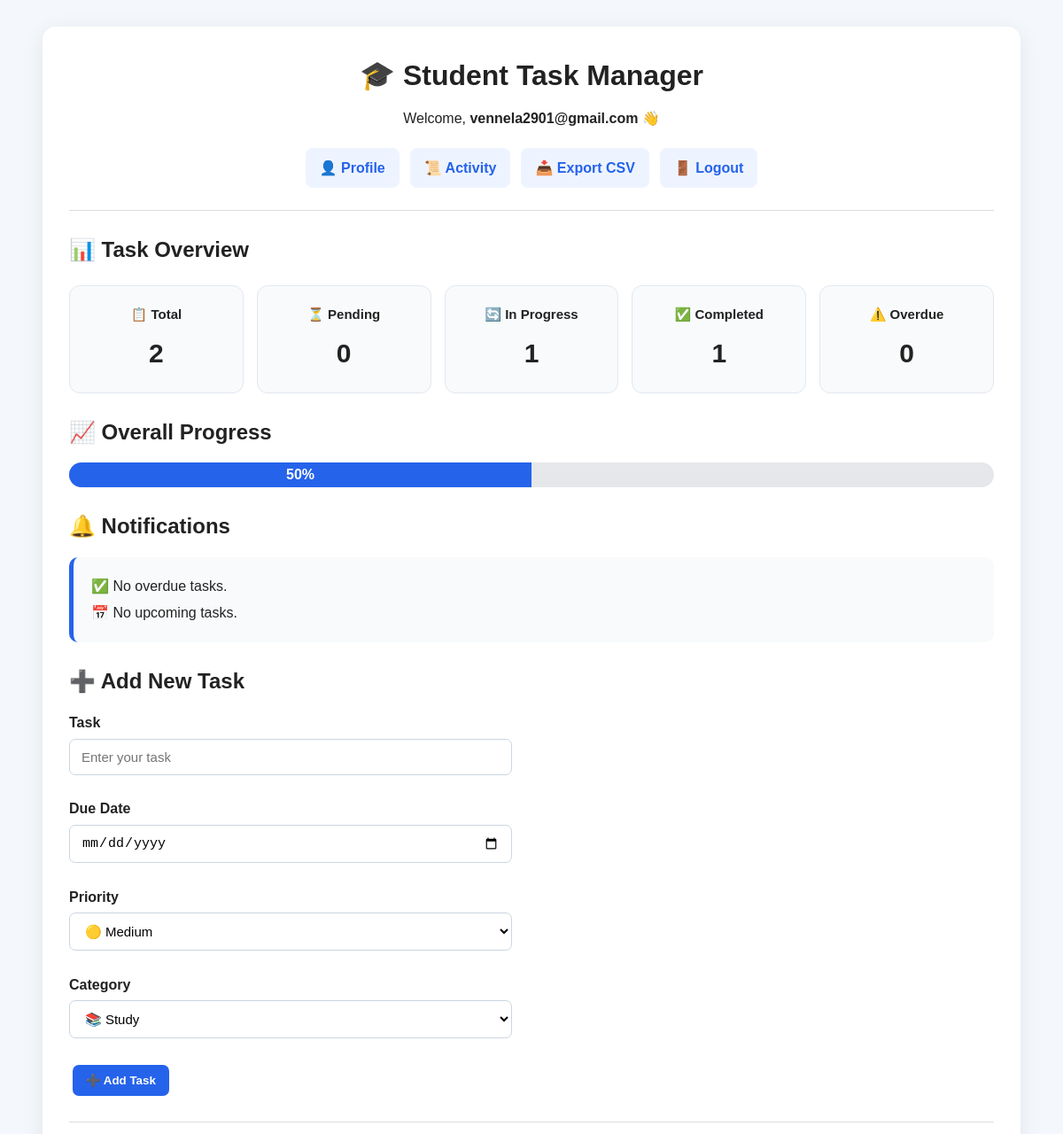
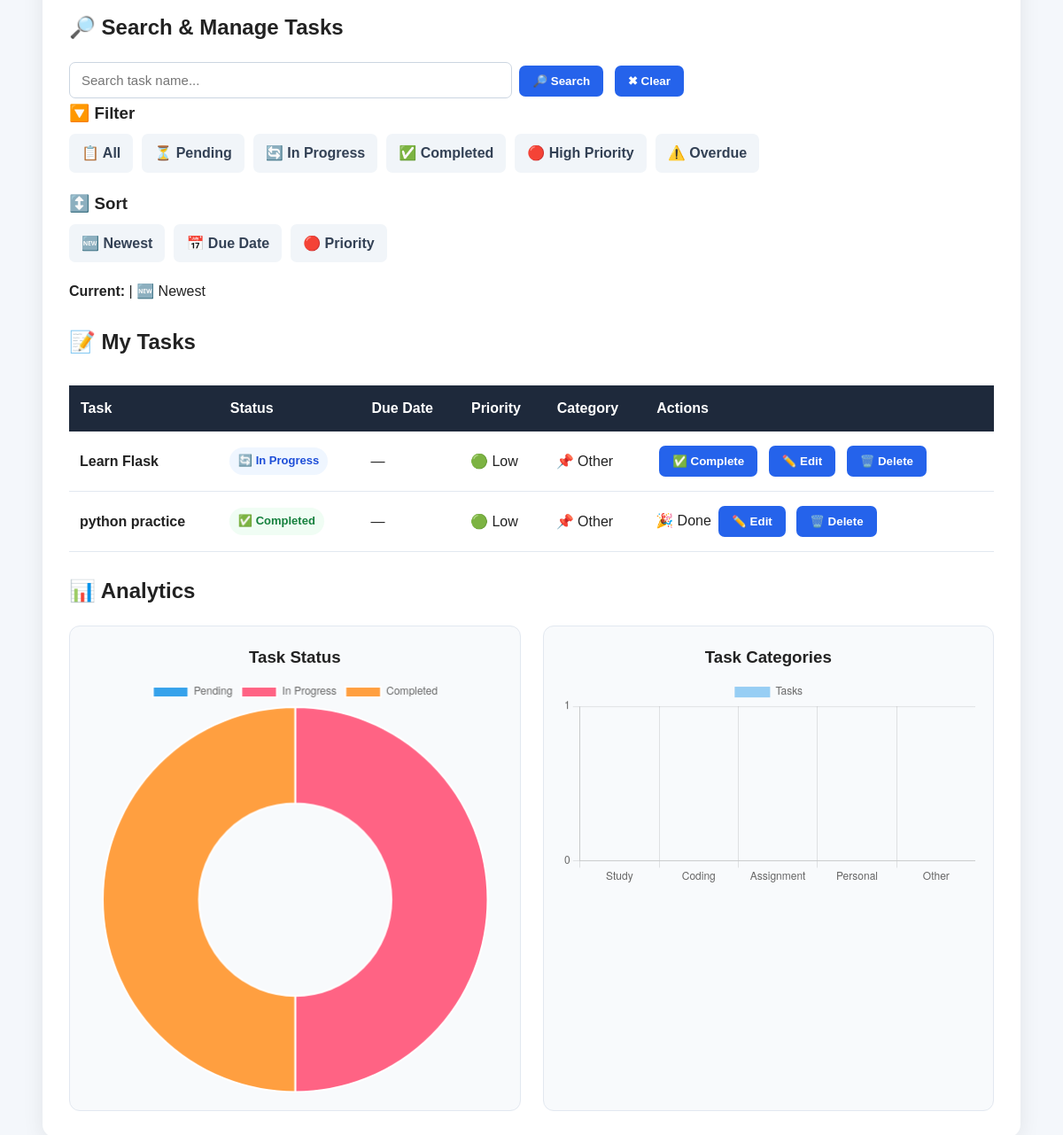
The app's page /dashboard (signed in) with its own data (2 pictures, top to bottom).
### tables this page shows
CREATE TABLE tasks(

id INTEGER PRIMARY KEY AUTOINCREMENT,

username TEXT,

task TEXT,

status TEXT

, due_date TEXT, priority TEXT, category TEXT);

### app.py (the view, shortened to what this page needs)
@app.route("/dashboard", methods=["GET", "POST"])
def dashboard():
    if "username" not in session:
        return redirect("/login")
    username = session["username"]
    con = get_connection()
    cur = con.cursor()
    search = request.args.get("search", "").strip()
    filter_type = request.args.get(
        "filter",
        "all"
    )
    sort_type = request.args.get(
        "sort",
        "newest"
    )
    cur.execute(
        "SELECT * FROM tasks WHERE username=?",
        (username,)
    )
    all_tasks = cur.fetchall()
    today = date.today().isoformat()
    tasks = []
    for task_item in all_tasks:
        if search:
            if search.lower() not in task_item[2].lower():
                continue
        if filter_type == "pending":
            if task_item[3] != "Pending":
                continue
        elif filter_type == "in_progress":
            if task_item[3] != "In Progress":
                continue
        elif filter_type == "completed":
            if task_item[3] != "Completed":
                continue
        elif filter_type == "high":
            if task_item[5] != "High":
                continue
        tasks.append(task_item)
    if sort_type == "due":
        tasks.sort(
            key=lambda x: x[4]
            if x[4]
            else "9999-12-31"
        )
    else:
        tasks.sort(
            key=lambda x: x[0],
            reverse=True
        )
    cur.execute(
        "SELECT COUNT(*) FROM tasks WHERE username=?",
        (username,)
    )
    total = cur.fetchone()[0]
    cur.execute("""
        SELECT COUNT(*)
        FROM tasks
        WHERE username=?
        AND status='Completed'
    """, (username,))
    completed = cur.fetchone()[0]
    cur.execute("""
        SELECT COUNT(*)
        FROM tasks
        WHERE username=?
        AND status='Pending'
    """, (username,))
    pending = cur.fetchone()[0]
    cur.execute("""
        SELECT COUNT(*)
        FROM tasks
        WHERE username=?
        AND status='In Progress'
    """, (username,))
    in_progress = cur.fetchone()[0]
    if total > 0:
        progress = int(
            (completed / total) * 100
        )
    else:
        progress = 0
    categories = {
        "Study": 0,
        "Coding": 0,
        "Assignment": 0,
        "Personal": 0,
        "Other": 0
    }
    for task_item in all_tasks:
        category_name = task_item[6]
        if category_name in categories:
            categories[category_name] += 1
    overdue_tasks = []
    upcoming_tasks = []
    for task_item in all_tasks:
        task_due_date = task_item[4]
        task_status = task_item[3]
    overdue_count = len(overdue_tasks)
    upcoming_count = len(upcoming_tasks)
    cur.execute("""
        SELECT COUNT(*)
        FROM activity
        WHERE username=?
    """, (username,))
    activity_count = cur.fetchone()[0]
    con.close()
    return render_template(
        "dashboard.html",
        tasks=tasks,
        username=username,
        total=total,
        completed=completed,
        pending=pending,
        in_progress=in_progress,
        search=search,
        filter_type=filter_type,
        sort_type=sort_type,
        today=today,
        progress=progress,
        categories=categories,
        overdue_tasks=overdue_tasks,
        upcoming_tasks=upcoming_tasks,
        overdue_count=overdue_count,
        upcoming_count=upcoming_count,
        activity_count=activity_count
    )

### templates/dashboard.html (shortened to what this page needs)
<!DOCTYPE html>
<html lang="en">
<head>
    <link rel="stylesheet"
          href="{{ url_for('static', filename='css1/style.css') }}">
</head>
<body>
<div class="container">
    <h1>🎓 Student Task Manager</h1>
    <p style="text-align:center;">
        Welcome, <strong>{{ username }}</strong> 👋
    </p>
    <div class="dashboard-links">
        <a href="{{ url_for('profile') }}">👤 Profile</a>
        <a href="{{ url_for('activity') }}">📜 Activity</a>
        <a href="{{ url_for('export_tasks') }}">📥 Export CSV</a>
        <a href="{{ url_for('logout') }}">🚪 Logout</a>
    </div>
    <hr>
    <h2>📊 Task Overview</h2>
    <div class="stats">
        <div class="card">
            <h3>📋 Total</h3>
            <p>{{ total }}</p>
        </div>
        <div class="card">
            <h3>⏳ Pending</h3>
            <p>{{ pending }}</p>
        </div>
        <div class="card">
            <h3>🔄 In Progress</h3>
            <p>{{ in_progress }}</p>
        </div>
        <div class="card">
            <h3>✅ Completed</h3>
            <p>{{ completed }}</p>
        </div>
        <div class="card">
            <h3>⚠️ Overdue</h3>
            <p>{{ overdue_count }}</p>
        </div>
    </div>
    <h2>📈 Overall Progress</h2>
    <div class="progress-container">
        <div class="progress-bar">
            <div class="progress-fill"
                 style="width: {{ progress }}%;">
                {{ progress }}%
            </div>
        </div>
    </div>
    <h2>🔔 Notifications</h2>
    <div class="notifications">
        {% if overdue_count > 0 %}
            <p>⚠️ You have <strong>{{ overdue_count }}</strong> overdue task(s).</p>
        {% else %}
            <p>✅ No overdue tasks.</p>
        {% endif %}
        {% if upcoming_count > 0 %}
            <p>📅 You have <strong>{{ upcoming_count }}</strong> upcoming task(s).</p>
        {% else %}
            <p>📅 No upcoming tasks.</p>
        {% endif %}
    </div>
    <h2>➕ Add New Task</h2>
    <form method="POST">
        <label><strong>Task</strong></label><br>
        <input type="text"
               name="task"
               placeholder="Enter your task"
               required>
        <br><br>
        <label><strong>Due Date</strong></label><br>
        <input type="date"
               name="due_date"
               required>
        <br><br>
        <label><strong>Priority</strong></label><br>
        <select name="priority">
            <option value="Medium" selected>🟡 Medium</option>
        </select>
        <br><br>
        <label><strong>Category</strong></label><br>
        <select name="category">
            <option value="Study">📚 Study</option>
        </select>
        <br><br>
        <button type="submit">➕ Add Task</button>
    </form>
    <hr>
    <h2>🔎 Search & Manage Tasks</h2>
    <form method="GET" action="{{ url_for('dashboard') }}">
        <input type="text"
               name="search"
               value="{{ search }}"
               placeholder="Search task name...">
        <button type="submit">🔎 Search</button>
        <a href="{{ url_for('dashboard') }}">
            <button type="button">✖ Clear</button>
        </a>
    </form>
    <h3>🔽 Filter</h3>
    <div class="filters">
        <a href="{{ url_for('dashboard',
                    search=search,
                    filter='all',
                    sort=sort_type) }}">
            📋 All
        </a>
        <a href="{{ url_for('dashboard',
                    search=search,
                    filter='pending',
                    sort=sort_type) }}">
            ⏳ Pending
        </a>
        <a href="{{ url_for('dashboard',
                    search=search,
                    filter='in_progress',
                    sort=sort_type) }}">
            🔄 In Progress
        </a>
        <a href="{{ url_for('dashboard',
                    search=search,
                    filter='completed',
                    sort=sort_type) }}">
            ✅ Completed
        </a>
        <a href="{{ url_for('dashboard',
                    search=search,
                    filter='high',
                    sort=sort_type) }}">
            🔴 High Priority
        </a>
        <a href="{{ url_for('dashboard',
                    search=search,
                    filter='overdue',
                    sort=sort_type) }}">
            ⚠️ Overdue
        </a>
    </div>
    <h3>↕️ Sort</h3>
    <div class="filters">
        <a href="{{ url_for('dashboard',
                    search=search,
                    filter=filter_type,
                    sort='newest') }}">
            🆕 Newest
        </a>
        <a href="{{ url_for('dashboard',
                    search=search,
                    filter=filter_type,
                    sort='due') }}">
            📅 Due Date
        </a>
        <a href="{{ url_for('dashboard',
                    search=search,
                    filter=filter_type,
                    sort='priority') }}">
            🔴 Priority
        </a>
    </div>
    <p>
        <strong>Current:</strong>
        {% if sort_type == 'due' %}
            | 📅 Due Date
        {% elif sort_type == 'priority' %}
            | 🔴 Priority
        {% else %}
            | 🆕 Newest
        {% endif %}
    </p>
    <h2>📝 My Tasks</h2>
    {% if tasks %}
    <div class="table-container">
        <table>
            <thead>
                <tr>
                    <th>Task</th>
                    <th>Status</th>
                    <th>Due Date</th>
                    <th>Priority</th>
                    <th>Category</th>
                    <th>Actions</th>
                </tr>
            </thead>
            <tbody>
            {% for task in tasks %}
                <tr>
                    <td>
                        <strong>{{ task[2] }}</strong>
                    </td>
                    <td>
                        {% if task[3] == "Pending" %}
                            <span class="status-pending">
                                ⏳ Pending
                            </span>
                        {% elif task[3] == "In Progress" %}
                            <span class="status-progress">
                                🔄 In Progress
                            </span>
                        {% else %}
                            <span class="status-completed">
                                ✅ Completed
                            </span>
                        {% endif %}
                    </td>
                    <td>
                        {% if task[4] %}
                            {% if task[3] != "Completed" and task[4] < today %}
                                <strong style="color:#dc2626;">
                                    ⚠️ {{ task[4] }}
                                </strong>
                            {% else %}
                                📅 {{ task[4] }}
                            {% endif %}
                        {% else %}
                            —
                        {% endif %}
                    </td>
                    <td>
                        {% if task[5] == "High" %}
                            🔴 High
                        {% elif task[5] == "Medium" %}
                            🟡 Medium
                        {% else %}
                            🟢 Low
                        {% endif %}
                    </td>
                    <td>
                        {% if task[6] == "Study" %}
                            📚 Study
                        {% elif task[6] == "Coding" %}
                            💻 Coding
                        {% elif task[6] == "Assignment" %}
                            📝 Assignment
                        {% elif task[6] == "Personal" %}
                            🎯 Personal
                        {% else %}
                            📌 Other
                        {% endif %}
                    </td>
                    <td>
                        {% if task[3] == "Pending" %}
                            <a href="{{ url_for('change_status',
                                       id=task[0],
                                       status='In Progress') }}">
                                <button type="button">
                                    ▶ Start
                                </button>
                            </a>
                        {% elif task[3] == "In Progress" %}
                            <a href="{{ url_for('change_status',
                                       id=task[0],
                                       status='Completed') }}">
                                <button type="button">
                                    ✅ Complete
                                </button>
                            </a>
                        {% else %}
                            <span>🎉 Done</span>
                        {% endif %}
                        <a href="{{ url_for('edit', id=task[0]) }}">
                            <button type="button">
                                ✏️ Edit
                            </button>
                        </a>
                        <a href="{{ url_for('delete', id=task[0]) }}"
                           onclick="return confirm('Are you sure you want to delete this task?');">
                            <button type="button">
                                🗑️ Delete
                            </button>
                        </a>
                    </td>
                </tr>
            {% endfor %}
            </tbody>
        </table>
    </div>
    {% else %}
        <div class="alert-box">
            <h3>📭 No tasks found</h3>
            <p>Try changing your search or filter.</p>
        </div>
    {% endif %}
    <h2>📊 Analytics</h2>
    <div class="analytics">
        <div class="chart-box">
            <h3>Task Status</h3>
            <canvas id="statusChart"></canvas>
        </div>
        <div class="chart-box">
            <h3>Task Categories</h3>
            <canvas id="categoryChart"></canvas>
        </div>
    </div>
</div>
<script>
    // STATUS CHART
    const statusCanvas = document.getElementById("statusChart");
    new Chart(statusCanvas, {
        type: "doughnut",
        data: {
            labels: [
                "Pending",
                "In Progress",
                "Completed"
            ],
            datasets: [{
                data: [
                    {{ pending }},
                    {{ in_progress }},
                    {{ completed }}
                ]
            }]
        },
        options: {
            responsive: true
        }
    });
    // CATEGORY CHART
    const categoryCanvas = document.getElementById("categoryChart");
    new Chart(categoryCanvas, {
        type: "bar",
        data: {
            labels: [
                "Study",
                "Coding",
                "Assignment",
                "Personal",
                "Other"
            ],
            datasets: [{
                label: "Tasks",
                data: [
                    {{ categories["Study"] }},
                    {{ categories["Coding"] }},
                    {{ categories["Assignment"] }},
                    {{ categories["Personal"] }},
                    {{ categories["Other"] }}
                ]
            }]
        },
        options: {
            responsive: true,
            scales: {
                y: {
                    beginAtZero: true,
                    ticks: {
                        stepSize: 1
                    }
                }
            }
        }
    });
</script>
</body>
</html>

### records on screen
tasks: task "Learn Flask", status "🔄 In Progress"
tasks: task "python practice", status "✅ Completed"

### other values on screen
{{ username }} "vennela2901@gmail.com"
{{ total }} "2"
{{ pending }} "0"
{{ in_progress }} "1"
{{ completed }} "1"
{{ overdue_count }} "0"
{{ progress }} "50"
chart data {{ pending }} 0
chart data {{ in_progress }} 1
chart data {{ completed }} 1
chart data {{ categories["Study"] }} 0
